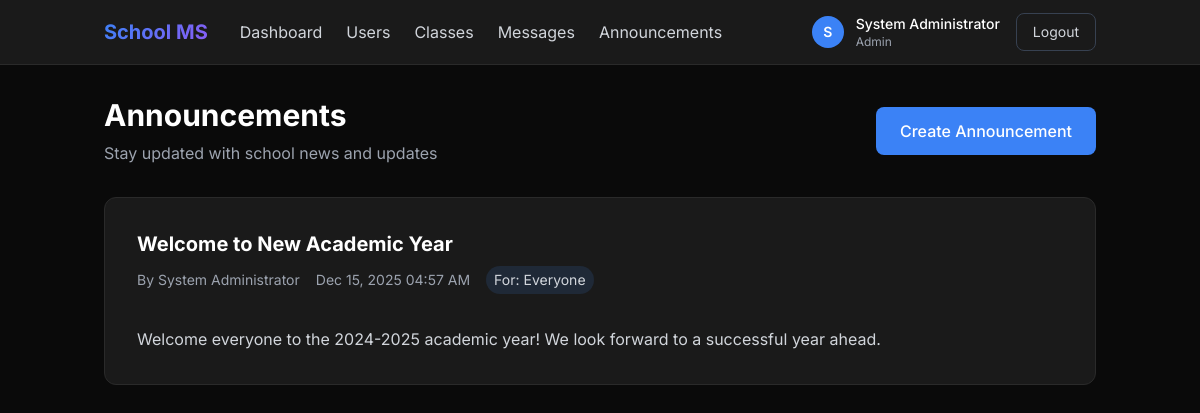
The app's page /pages/announcements.php (signed in) with its own data.
### tables this page shows
CREATE TABLE IF NOT EXISTS announcements (
    id INT AUTO_INCREMENT PRIMARY KEY,
    title VARCHAR(255) NOT NULL,
    content TEXT NOT NULL,
    created_by INT NOT NULL,
    target_role ENUM('all', 'teacher', 'student', 'parent') DEFAULT 'all',
    class_id INT NULL,
    created_at TIMESTAMP DEFAULT CURRENT_TIMESTAMP,
    FOREIGN KEY (created_by) REFERENCES users(id) ON DELETE CASCADE,
    FOREIGN KEY (class_id) REFERENCES classes(id) ON DELETE SET NULL
);

CREATE TABLE IF NOT EXISTS users (
    id INT AUTO_INCREMENT PRIMARY KEY,
    email VARCHAR(255) UNIQUE NOT NULL,
    username VARCHAR(100) UNIQUE NOT NULL,
    password VARCHAR(255) NOT NULL,
    first_name VARCHAR(100) NOT NULL,
    last_name VARCHAR(100) NOT NULL,
    role ENUM('admin', 'teacher', 'student', 'parent') NOT NULL,
    is_active BOOLEAN DEFAULT TRUE,
    created_at TIMESTAMP DEFAULT CURRENT_TIMESTAMP,
    updated_at TIMESTAMP DEFAULT CURRENT_TIMESTAMP ON UPDATE CURRENT_TIMESTAMP
);

### config/init.php (called while the page is built, shortened)
<?php
function isLoggedIn() {
    return isset($_SESSION['user_id']);
}
function getCurrentUser() {
    return $_SESSION['user_data'] ?? null;
}
?>

### pages/announcements.php (the view, shortened to what this page needs)
<?php
require_once '../config/init.php';
$user = getCurrentUser();
$stmt = $db->prepare("
    SELECT a.*, u.first_name, u.last_name, c.name as class_name
    FROM announcements a
    JOIN users u ON a.created_by = u.id
    LEFT JOIN classes c ON a.class_id = c.id
    WHERE a.target_role IN ('all', :role)
    ORDER BY a.created_at DESC
");
$stmt->execute(['role' => $user['role']]);
$announcements = $stmt->fetchAll();
?>
<!DOCTYPE html>
<html lang="en">
<head>
    <script src="https://cdn.tailwindcss.com"></script>
    <link rel="stylesheet" href="../assets/css/style.css">
</head>
<body class="min-h-screen bg-[#0a0a0a]">
    <?php include '../components/header.php'; ?>
    <div class="container mx-auto px-4 py-8">
        <div class="flex items-center justify-between mb-8">
            <div>
                <h1 class="text-3xl font-bold text-white mb-2">Announcements</h1>
                <p class="text-gray-400">Stay updated with school news and updates</p>
            </div>
            <?php if ($user['role'] === 'admin' || $user['role'] === 'teacher'): ?>
            <button onclick="showCreateModal()" class="btn-primary">
                Create Announcement
            </button>
            <?php endif; ?>
        </div>
        <div class="space-y-4">
            <?php if (empty($announcements)): ?>
                <div class="card text-center py-12">
                    <p class="text-gray-400">No announcements yet</p>
                </div>
            <?php else: ?>
                <?php foreach ($announcements as $announcement): ?>
                <div class="card">
                    <div class="flex items-start justify-between mb-4">
                        <div class="flex-1">
                            <h3 class="text-xl font-bold text-white mb-2"><?php echo htmlspecialchars($announcement['title']); ?></h3>
                            <div class="flex items-center gap-4 text-sm text-gray-400 mb-4">
                                <span>
                                    By <?php echo htmlspecialchars($announcement['first_name'] . ' ' . $announcement['last_name']); ?>
                                </span>
                                <span><?php echo date('M d, Y h:i A', strtotime($announcement['created_at'])); ?></span>
                                <span class="px-2 py-1 rounded-full bg-gray-800 text-gray-300 capitalize">
                                    For: <?php echo $announcement['target_role'] === 'all' ? 'Everyone' : ucfirst($announcement['target_role']) . 's'; ?>
                                </span>
                            </div>
                        </div>
                    </div>
                    <p class="text-gray-300 whitespace-pre-wrap leading-relaxed"><?php echo htmlspecialchars($announcement['content']); ?></p>
                </div>
                <?php endforeach; ?>
            <?php endif; ?>
        </div>
    </div>
</body>
</html>

### components/header.php (shortened to what this page needs)
<?php
$user = getCurrentUser();
?>
<nav class="bg-[#1a1a1a] border-b border-[#2a2a2a] sticky top-0 z-50">
    <div class="container mx-auto px-4">
        <div class="flex items-center justify-between h-16">
            <div class="flex items-center gap-8">
                <a href="/" class="text-xl font-bold gradient-text">School MS</a>
                <?php if ($user): ?>
                <div class="hidden md:flex items-center gap-6">
                    <?php if ($user['role'] === 'admin'): ?>
                        <a href="/pages/admin/dashboard.php" class="text-gray-300 hover:text-white transition-colors">Dashboard</a>
                        <a href="/pages/admin/users.php" class="text-gray-300 hover:text-white transition-colors">Users</a>
                        <a href="/pages/admin/classes.php" class="text-gray-300 hover:text-white transition-colors">Classes</a>
                    <?php elseif ($user['role'] === 'parent'): ?>
                        <a href="/pages/parent/dashboard.php" class="text-gray-300 hover:text-white transition-colors">Dashboard</a>
                        <a href="/pages/parent/children.php" class="text-gray-300 hover:text-white transition-colors">Children</a>
                    <?php endif; ?>
                    <a href="/pages/messages.php" class="text-gray-300 hover:text-white transition-colors">Messages</a>
                    <a href="/pages/announcements.php" class="text-gray-300 hover:text-white transition-colors">Announcements</a>
                </div>
                <?php endif; ?>
            </div>
            <?php if ($user): ?>
            <div class="flex items-center gap-4">
                <div class="flex items-center gap-3">
                    <div class="w-8 h-8 rounded-full bg-blue-500 flex items-center justify-center text-white font-semibold text-sm">
                        <?php echo strtoupper(substr($user['first_name'], 0, 1)); ?>
                    </div>
                    <div class="hidden md:block">
                        <div class="text-sm font-medium text-white"><?php echo htmlspecialchars($user['first_name'] . ' ' . $user['last_name']); ?></div>
                        <div class="text-xs text-gray-400 capitalize"><?php echo htmlspecialchars($user['role']); ?></div>
                    </div>
                </div>
                <a href="/api/auth/logout.php" class="px-4 py-2 text-sm text-gray-300 hover:text-white border border-gray-700 rounded-lg hover:border-gray-600 transition-colors">
                    Logout
                </a>
            </div>
            <?php endif; ?>
        </div>
    </div>
</nav>

### assets/css/style.css (style rules this page uses)
body { font-family: "Inter", sans-serif; }
:root { --primary: #3b82f6; --primary-dark: #2563eb; --background: #0a0a0a; --surface: #1a1a1a; --border: #2a2a2a; --text: #e5e5e5; --text-muted: #a3a3a3; }
body { background-color: var(--background); color: var(--text); }
.gradient-text { background: linear-gradient(135deg, #3b82f6 0%, #8b5cf6 100%); -webkit-background-clip: text; -webkit-text-fill-color: transparent; background-clip: text; }
.card { background-color: var(--surface); border: 1px solid var(--border); border-radius: 12px; padding: 2rem; transition: transform 0.2s, border-color 0.2s; }
.btn-primary { background-color: var(--primary); color: white; padding: 0.75rem 1.5rem; border-radius: 8px; font-weight: 500; transition: background-color 0.2s; }

### records on screen
announcements: created_by.first_name "S", created_by.last_name "System Administrator", title "Welcome to New Academic Year", created_at "Dec 15, 2025 04:57 AM", target_role "Everyone", content "Welcome everyone to the 2024-2025 academic year! We look forward to a successful year ahead."

### other values on screen
$user['role'] "Admin"
